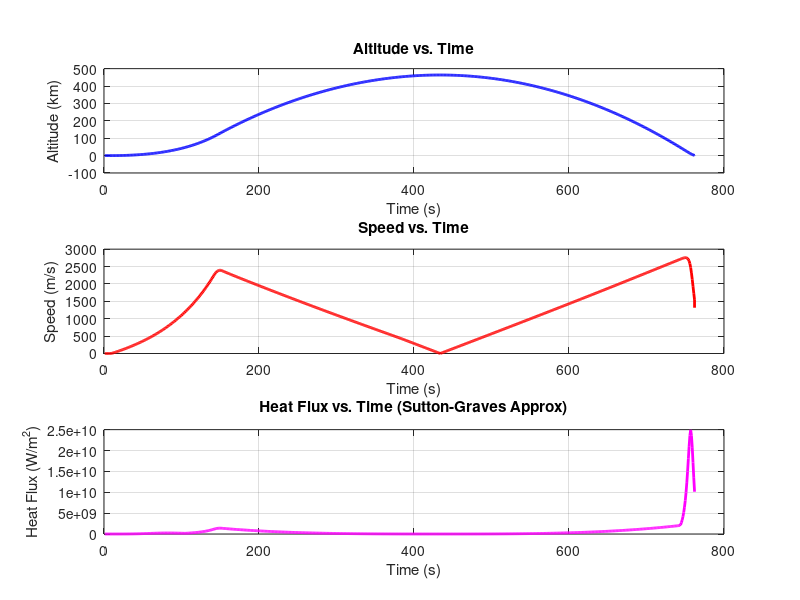

This chart was generated by the following MATLAB code:
function twoStageGravityTurnLEO_corrected()
%--------------------------------------------------------------------------
% Two-Stage 2D Gravity Turn Simulation to LEO with Realistic Thrust Curves
%
% - Implements a two-stage rocket ascent with gravity turn
% - Uses 1976 Standard Atmosphere for atmospheric properties
% - Includes realistic thrust curves for each stage
% - Retains reserve fuel in Stage 1 for landing maneuvers
% - Removes Stage 1 mass correctly at separation
% - Prevents the rocket from falling back to the ground by simulating a solid ground
% - Ends simulation when payload is in stable LEO
% - Plots Altitude, Velocity, and Heat Flux vs Time
%
% DISCLAIMER:
%   This is a simplified simulation and does not account for many real-world factors
%   such as Earth rotation, 3D flight paths, detailed engine performance, etc.
%--------------------------------------------------------------------------

    %------------------------------
    % EARTH & SIM PARAMETERS
    %------------------------------
    Re          = 6371000;            % [m] Mean Earth radius
    mu          = 3.986004418e14;     % [m^3/s^2] Earth gravitational parameter (G*M)
    tMax        = 2000;               % [s] Maximum simulation time
    dt          = 1.0;                % [s] Time step
    pitchKick   = 10;                 % [s] Time to begin gravity turn
    stage1Sep   = 150;                % [s] Time of Stage 1 separation
    targetAlt   = 200e3;              % [m] Target LEO altitude
    flattenAlt  = 120e3;              % [m] Altitude to begin thrust flattening

    %------------------------------
    % STAGE PARAMETERS
    %------------------------------
    % Stage 1
    thrust1_func   = @thrustCurveStage1;  % Function handle for Stage 1 thrust
    burnTime1      = 150;                 % [s] Total burn time for Stage 1
    mdot1          = 2200;                % [kg/s] Mass flow rate Stage 1
    dryMass1       = 22000;               % [kg] 22-ton dry mass
    propMass1      = 330000;              % [kg] Stage 1 propellant
    stage1Reserve  = 20000;               % [kg] Reserve propellant in Stage 1

    % Stage 2
    thrust2_func   = @thrustCurveStage2;  % Function handle for Stage 2 thrust
    burnTime2      = 900;                 % [s] Total burn time for Stage 2
    mdot2          = 150;                 % [kg/s] Mass flow rate Stage 2 (Adjusted below)
    dryMass2       = 5000;                % [kg] 5-ton dry mass (realistic value)
    propMass2      = 90700;               % [kg] Stage 2 propellant (~90.7 t)

    % Payload
    payloadMass    = 10000;               % [kg] Payload mass

    % Combined initial mass (Stage1 + Stage2 + Payload)
    m0 = (dryMass1 + propMass1) + (dryMass2 + propMass2) + payloadMass;

    % Rocket geometry
    rocket_d  = 3.7;                         % [m] Diameter
    crossArea = pi*(rocket_d/2)^2;           % [m^2] Cross-sectional area

    %------------------------------
    % STATE VARIABLES
    %  (r, theta) in spherical coordinates
    %  (vr, vth)  Radial and tangential velocities
    %------------------------------
    t   = 0;         % [s] Initial time
    r   = Re;        % [m] Initial radius (Earth surface)
    th  = 0;         % [rad] Initial angle
    vr  = 0;         % [m/s] Initial radial velocity
    vth = 0;         % [m/s] Initial tangential velocity
    m   = m0;        % [kg] Initial mass

    % Track propellant remaining
    stage1PropRem = propMass1;
    stage2PropRem = propMass2;

    % Orbit achieved flag
    orbitAchieved = false;

    % Ground flag
    onGround = true;

    % Data storage: [time, alt, vr, vth, speed, Mach, heatFlux, stageID]
    simData = [];

    %--------------------------------------------------------------------------
    % MAIN SIMULATION LOOP
    %--------------------------------------------------------------------------
    while (t < tMax) && (~orbitAchieved)
        % Calculate altitude
        alt = r - Re;
        if alt < 0
            fprintf('Rocket has crashed or is below Earth surface!\n');
            break;
        end

        % 1) Check if orbit is achieved
        [inOrbit, ~] = checkOrbitInsertion(r, vr, vth, mu, targetAlt);
        if inOrbit
            orbitAchieved = true;
            fprintf('*** Orbit Achieved at t=%.1f s ***\n', t);
            break;
        end

        % 2) Determine active stage and get current thrust
        if t < stage1Sep
            stageID = 1;
            if t <= burnTime1
                thrustCurrent = thrust1_func(t);
                dmCurrent = mdot1;
            else
                thrustCurrent = 0;
                dmCurrent = 0;
            end
        else
            stageID = 2;
            timeSinceStage2Start = t - stage1Sep;
            if (timeSinceStage2Start <= burnTime2) && (stage2PropRem > 0)
                thrustCurrent = thrust2_func(timeSinceStage2Start);
                dmCurrent = mdot2;
            else
                thrustCurrent = 0;
                dmCurrent = 0;
            end
        end

        % 3) Calculate local gravity
        gLocal = mu / (r^2);

        % 4) Get atmospheric properties from 1976 Standard Atmosphere
        [T, aLoc, ~, rho] = standardAtmos1976(alt);

        % 5) Calculate speed and Mach number
        speed = sqrt(vr^2 + vth^2);
        if aLoc > 1e-6
            Mach = speed / aLoc;
        else
            Mach = 0;
        end

        % 6) Get drag coefficient based on Mach number
        Cd = getDragCoefficient(Mach);

        % 7) Calculate drag force
        F_drag = 0.5 * Cd * crossArea * rho * speed^2;

        % 8) Determine thrust direction (gravity turn logic)
        if onGround
            % While on ground, check if thrust exceeds weight
            if thrustCurrent > m * gLocal
                onGround = false;
                % Calculate initial acceleration
                netThrust = thrustCurrent - m * gLocal;
                ar = netThrust / m;
                at = 0;  % Initial tangential acceleration
            else
                % Thrust insufficient to lift off
                ar = 0;
                at = 0;
                vr = 0;
                vth = 0;
            end
        else
            % Gravity turn logic
            if t < pitchKick
                % Purely radial thrust (vertical)
                thrustRad = thrustCurrent;
                thrustTan = 0;
            else
                if speed > 1e-3
                    velAngle = atan2(vth, vr);
                else
                    velAngle = 0;
                end
                % Zero-lift turn: align thrust with velocity vector
                thrustRad = thrustCurrent * cos(velAngle);
                thrustTan = thrustCurrent * sin(velAngle);

                % After flattenAlt altitude and if Stage 2 is active, make thrust more tangential
                if (stageID == 2) && (alt > flattenAlt)
                    thrustRad = 0.1 * thrustCurrent * cos(velAngle);
                    thrustTan = 1.0 * thrustCurrent * sin(velAngle);
                end
            end

            % Decompose drag into radial and tangential components
            if speed < 1e-3
                dragRad = 0;
                dragTan = 0;
            else
                dragRad = -F_drag * (vr / speed);
                dragTan = -F_drag * (vth / speed);
            end

            % Net radial and tangential forces
            FR = thrustRad + dragRad - m * gLocal;    % Radial force
            FT = thrustTan + dragTan;                % Tangential force

            % Accelerations in polar coordinates
            ar = (FR / m) - (vth^2 / r);
            at = (FT / m) + ((vr * vth) / r);
        end

        % 9) Calculate heat flux (Sutton-Graves approximation)
        if (speed > 0) && (rho > 1e-10) && (~onGround)
            kSG    = 1.83;        % [W/(m^2*(kg/m^3)^(1/2)*(m/s)^3.05)]
            R_nose = 1.0;         % [m] Nose radius
            heatFlux = kSG * sqrt(rho / R_nose) * (speed^3.05);
        else
            heatFlux = 0;
        end

        % 10) Calculate net forces only if not on ground
        if ~onGround
            % Update velocities and positions
            vr_new  = vr  + ar * dt;
            vth_new = vth + at * dt;
            r_new   = r   + vr_new * dt;
            th_new  = th  + (vth_new / r_new) * dt;
        else
            % On ground, no movement
            vr_new  = 0;
            vth_new = 0;
            r_new   = r;
            th_new  = th;
            heatFlux = 0;  % No heating on ground
        end

        % 11) Update mass based on propellant consumption
        if ~onGround
            if stageID == 1
                % Do not burn below Stage 1 reserve
                usableProp = max(0, stage1PropRem - stage1Reserve);
                if usableProp > (dmCurrent * dt)
                    stage1PropRem = stage1PropRem - dmCurrent * dt;
                    m_new = m - dmCurrent * dt;
                else
                    % Burn only the usable propellant
                    dmUsed = usableProp;
                    stage1PropRem = stage1PropRem - dmUsed;
                    m_new = m - dmUsed;
                end
            else
                % Stage 2 burns normally until propellant is exhausted
                if stage2PropRem > (dmCurrent * dt)
                    stage2PropRem = stage2PropRem - dmCurrent * dt;
                    m_new = m - dmCurrent * dt;
                else
                    % Burn only remaining propellant
                    dmUsed = stage2PropRem;
                    stage2PropRem = 0;
                    m_new = m - dmUsed;
                end
            end
        else
            % On ground, do not burn propellant
            m_new = m;
        end

        % 12) Stage separation at stage1Sep (t = 150 s)
        if (t < stage1Sep) && (t + dt >= stage1Sep)
            % Remove Stage 1 dry mass and reserve propellant
            leftoverStage1 = dryMass1 + stage1Reserve;  % all Stage1 mass left
            m_new = m_new - leftoverStage1;
            fprintf('Stage 1 separated at t=%.1f s, Altitude=%.1f km\n', t, alt/1e3);
        end

        % 13) Update state variables for next iteration
        if ~onGround
            vr  = vr_new;
            vth = vth_new;
            r   = r_new;
            th  = th_new;
        end
        m   = max(m_new, 0);  % Prevent negative mass
        t   = t + dt;

        % 14) Store simulation data
        simData(end+1,:) = [ t, alt, vr, vth, speed, Mach, heatFlux, stageID ];
    end

    % Final data point
    simData(end+1,:) = [ t, (r_new - Re), vr_new, vth_new, sqrt(vr_new^2 + vth_new^2), ...
                         Mach, heatFlux, stageID ];

    % If orbit was not achieved within the loop
    if ~orbitAchieved
        [inOrbit, ~] = checkOrbitInsertion(r_new, vr_new, vth_new, mu, targetAlt);
        if inOrbit
            fprintf('*** Orbit Achieved at final step, t=%.1f s ***\n', t);
        else
            fprintf('End of simulation reached without achieving orbit.\n');
        end
    end

    %------------------------------
    % OUTPUT & PLOTS
    %------------------------------
    % Extract data for plotting
    timeVec   = simData(:,1);
    altVec    = simData(:,2);
    vrVec     = simData(:,3);
    vthVec    = simData(:,4);
    speedVec  = simData(:,5);
    MachVec   = simData(:,6);
    heatFlux  = simData(:,7);
    stageID   = simData(:,8);

    % Display a summary table
    fprintf('\n   t(s)  Alt(km)   vr(m/s)  vth(m/s)  Speed(m/s)  Mach  HeatFlux(W/m^2)  Stage\n');
    fprintf('-------------------------------------------------------------------------------\n');
    for i = 1 : floor(length(timeVec)/10) : length(timeVec)
        fprintf('%6.1f  %7.2f   %8.1f  %8.1f  %10.1f   %4.2f      %8.1f      %d\n', ...
                timeVec(i), altVec(i)/1e3, vrVec(i), vthVec(i), speedVec(i), MachVec(i), heatFlux(i), stageID(i));
    end

    % Plotting
    figure('Name','Payload Ascent to LEO','Color','w','Position',[100 100 900 800]);

    % Altitude vs Time
    subplot(3,1,1);
    plot(timeVec, altVec/1e3, 'b-', 'LineWidth', 2);
    xlabel('Time (s)');
    ylabel('Altitude (km)');
    title('Altitude vs. Time');
    grid on;

    % Velocity vs Time
    subplot(3,1,2);
    plot(timeVec, speedVec, 'r-', 'LineWidth', 2);
    xlabel('Time (s)');
    ylabel('Speed (m/s)');
    title('Speed vs. Time');
    grid on;

    % Heat Flux vs Time
    subplot(3,1,3);
    plot(timeVec, heatFlux, 'm-', 'LineWidth', 2);
    xlabel('Time (s)');
    ylabel('Heat Flux (W/m^2)');
    title('Heat Flux vs. Time (Sutton-Graves Approx)');
    grid on;

end

%% HELPER FUNCTIONS

%--------------------------------------------------------------------------
% Thrust Curve for Stage 1
% Implements a realistic thrust curve with ramp-up and ramp-down
%--------------------------------------------------------------------------
function thrust = thrustCurveStage1(t)
    % Define time segments for Stage 1 thrust
    % Ramp-up: 0-10 s
    % Constant thrust: 10-140 s
    % Ramp-down: 140-150 s
    if t < 10
        thrust = 7.6e6 * (t / 10);  % Linear ramp-up
    elseif t < 140
        thrust = 7.6e6;              % Constant thrust
    elseif t <= 150
        thrust = 7.6e6 * (1 - (t - 140) / 10);  % Linear ramp-down
    else
        thrust = 0;                  % No thrust after burnout
    end
end

%--------------------------------------------------------------------------
% Thrust Curve for Stage 2
% Implements a realistic thrust curve with ramp-up and ramp-down
% Adjusted to reflect realistic Isp
%--------------------------------------------------------------------------
function thrust = thrustCurveStage2(t)
    % Adjusted thrust curve for Stage 2 to match realistic Isp of 300 s
    % Thrust = 441300 N (calculated based on mdot2=150 kg/s and Isp=300 s)
    
    % Define time segments for Stage 2 thrust
    % Ramp-up: 0-20 s
    % Constant thrust: 20-222 s (Adjusted burn time based on propMass2 and mdot2)
    % Ramp-down: 222-242 s
    if t < 20
        thrust = 441300 * (t / 20);   % Linear ramp-up
    elseif t < 222
        thrust = 441300;              % Constant thrust
    elseif t <= 242
        thrust = 441300 * (1 - (t - 222) / 20);  % Linear ramp-down
    else
        thrust = 0;                  % No thrust after burnout
    end
end

%--------------------------------------------------------------------------
% Check if orbit insertion is achieved
%--------------------------------------------------------------------------
function [inOrbit, info] = checkOrbitInsertion(r, vr, vth, mu, targetAlt)
    % Define tolerances
    Re     = 6371000;             % [m] Earth radius
    alt    = r - Re;
    vCirc  = sqrt(mu / r);        % Circular orbit velocity
    tolAlt = 10e3;                % [m] Tolerance for altitude
    tolVr  = 50;                  % [m/s] Tolerance for radial velocity
    tolVth = 100;                 % [m/s] Tolerance for tangential velocity

    if (abs(alt - targetAlt) < tolAlt) && (abs(vr) < tolVr) && (abs(vth - vCirc) < tolVth)
        inOrbit = true;
        info    = 'Orbit Achieved';
    else
        inOrbit = false;
        info    = 'Not in Orbit';
    end
end

%--------------------------------------------------------------------------
% Get Drag Coefficient based on Mach number
%--------------------------------------------------------------------------
function Cd_out = getDragCoefficient(Mach)
    if Mach < 0.8
        Cd_out = 0.20;
    elseif Mach < 1.2
        Cd_out = 0.30;  % Transonic bump
    elseif Mach < 5.0
        Cd_out = 0.25;  % Supersonic
    else
        Cd_out = 0.20;  % Hypersonic
    end
end

%--------------------------------------------------------------------------
% 1976 Standard Atmosphere (simplified up to ~47 km, clamp beyond)
%--------------------------------------------------------------------------
function [T, a, p, rho] = standardAtmos1976(h)
    % Returns Temperature (K), Speed of Sound (m/s), Pressure (Pa), Density (kg/m^3)
    % for geometric altitude h (m)

    g0    = 9.80665;        % [m/s^2] Sea-level gravity
    R_air = 287.0531;       % [J/(kg·K)] Specific gas constant for air
    gamma = 1.4;            % Ratio of specific heats

    % Define atmospheric layers
    hBase = [    0,  11000, 20000, 32000, 47000 ];            % [m]
    TBase = [288.15, 216.65, 216.65, 228.65, 270.65];        % [K]
    pBase = [101325, 22632.06, 5474.889, 868.0187, 110.9063];% [Pa]
    L     = [-0.0065, 0.0, 0.0010, 0.0028];                  % [K/m]

    if h < hBase(2)
        % Layer 1: 0-11 km, lapse rate = -6.5 K/km
        Tb = TBase(1);
        pb = pBase(1);
        Lb = L(1);
        hb = hBase(1);
        T  = Tb + Lb * (h - hb);
        p  = pb * (T / Tb)^(-g0 / (Lb * R_air));
    elseif h < hBase(3)
        % Layer 2: 11-20 km, isothermal
        Tb = TBase(2);
        pb = pBase(2);
        Lb = L(2);
        hb = hBase(2);
        T  = Tb;
        p  = pb * exp(-g0 * (h - hb) / (R_air * Tb));
    elseif h < hBase(4)
        % Layer 3: 20-32 km, lapse rate = +1.0 K/km
        Tb = TBase(3);
        pb = pBase(3);
        Lb = L(3);
        hb = hBase(3);
        T  = Tb + Lb * (h - hb);
        p  = pb * (T / Tb)^(-g0 / (Lb * R_air));
    elseif h < hBase(5)
        % Layer 4: 32-47 km, lapse rate = +2.8 K/km
        Tb = TBase(4);
        pb = pBase(4);
        Lb = L(4);
        hb = hBase(4);
        T  = Tb + Lb * (h - hb);
        p  = pb * (T / Tb)^(-g0 / (Lb * R_air));
    else
        % Above 47 km, clamp temperature and pressure
        Tb = TBase(5);
        pb = pBase(5);
        T  = Tb;
        p  = pb;
    end

    % Calculate density
    rho = p / (R_air * T);

    % Calculate speed of sound
    a = sqrt(gamma * R_air * T);
end
